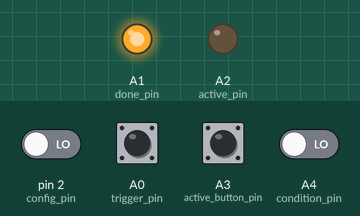
This sketch was run on a simulated Arduino Uno, built with avr-gcc and run on an emulated ATmega328P. On the bench: output pins drawn as LEDs (lit = HIGH). The test bench sets the inputs (shaded band); at power-on: A0 (trigger_pin), A3 (active_button_pin) HIGH, A4 (condition_pin), pin 2 (config_pin) LOW.

Above: at 2.2 s.
2.3 s: A0 (trigger_pin) pulled LOW for 0.15 s
At 3.0 s:
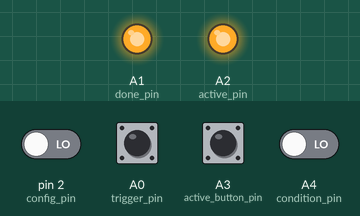
3.9 s: pin 2 (config_pin) driven HIGH
At 4.3 s:
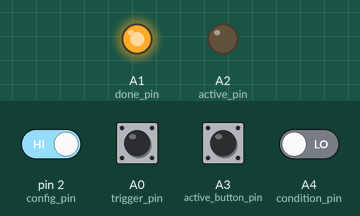
Timing chart, 0 to 6.9 s (numbered marks = the images above; inputs shaded):
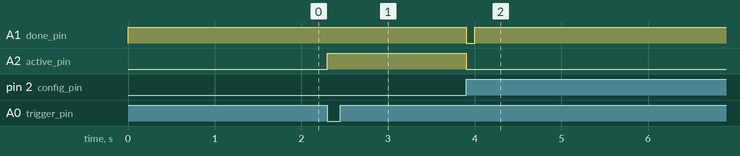

The sketch:

while.ino
```cpp
#define PULSE_LEN 100
#define N_READINGS 10

#define trigger_pin A0
#define done_pin A1
#define active_pin A2
#define condition_pin A4
#define config_pin 2
#define active_button_pin A3

bool force_on = false;
bool active = false;
bool active_pin_state = false;
unsigned int last_press;

void done(){
  digitalWrite(active_pin, LOW);
  digitalWrite(done_pin, LOW);
  delay(PULSE_LEN);
  digitalWrite(done_pin, HIGH);
  active = false;
}

void update_active(){
  bool state = active || force_on;
  if (active_pin_state != state){
    digitalWrite(active_pin, state);
    active_pin_state = state;
  }
}

bool read_cond(){
  for(int i=0; i < N_READINGS; i++) {
    if (digitalRead(condition_pin) != digitalRead(config_pin)){
      return false;
    }
  }
  return true;
}

void do_while(){
  active = true;
  while (read_cond()){
    update_active();
  };
  done();
}

void handle_active_button(){
  if (millis() - last_press < 100){
    return;
  }
  last_press = millis();
  force_on = digitalRead(active_button_pin)==LOW;
}

void handle_trigger(){
  if (digitalRead(trigger_pin) == LOW){
    do_while();
  }
}

void setup(){
  pinMode(trigger_pin, INPUT_PULLUP);
  pinMode(done_pin, OUTPUT);
  pinMode(active_pin, OUTPUT);
  pinMode(active_button_pin, INPUT_PULLUP);
  digitalWrite(done_pin, HIGH);
  digitalWrite(active_pin, LOW);
  delay(1000);
}

void loop(){
  handle_trigger();
  handle_active_button();
  update_active();
}
```

Measured:
- after the input at 2.3 s, A2 (active_pin): LOW → HIGH at once
- after the input at 3.9 s, A1 (done_pin): HIGH → LOW at once, → HIGH 0.10 s later; A2 (active_pin): HIGH → LOW at once
